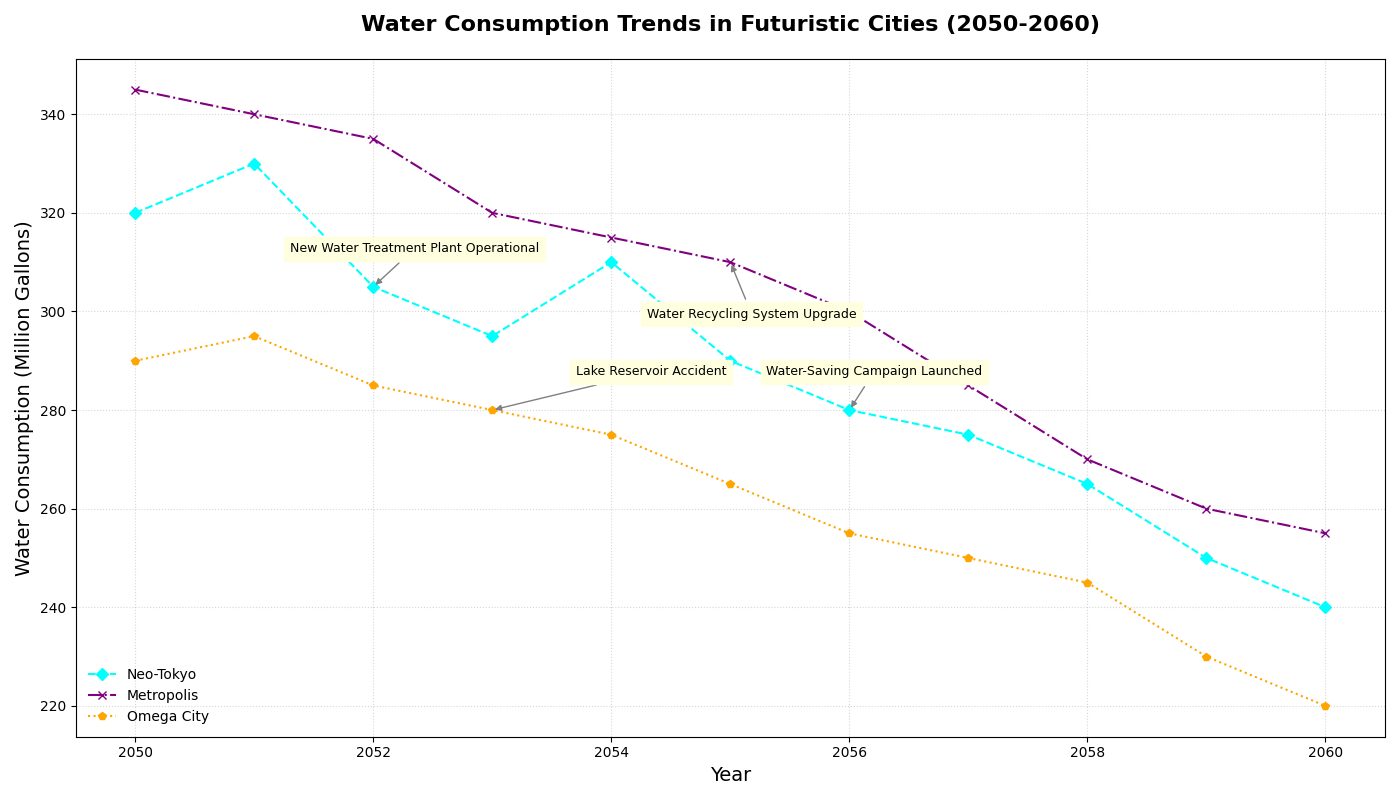

This chart was generated by the following Python code:
import matplotlib.pyplot as plt
import numpy as np

years = np.arange(2050, 2061)

neo_tokyo_consumption = np.array([320, 330, 305, 295, 310, 290, 280, 275, 265, 250, 240])
metropolis_consumption = np.array([345, 340, 335, 320, 315, 310, 300, 285, 270, 260, 255])
omega_city_consumption = np.array([290, 295, 285, 280, 275, 265, 255, 250, 245, 230, 220])

events = {
    "Neo-Tokyo": [(2052, 'New Water Treatment Plant Operational'), (2056, 'Water-Saving Campaign Launched')],
    "Metropolis": [(2055, 'Water Recycling System Upgrade')],
    "Omega City": [(2053, 'Lake Reservoir Accident')]
}

fig, ax = plt.subplots(figsize=(14, 8))

# Colors have been shuffled
ax.plot(years, neo_tokyo_consumption, marker='D', linestyle='--', color='cyan', linewidth=1.5, markersize=6, label='Neo-Tokyo')
ax.plot(years, metropolis_consumption, marker='x', linestyle='-.', color='purple', linewidth=1.5, markersize=6, label='Metropolis')
ax.plot(years, omega_city_consumption, marker='p', linestyle=':', color='orange', linewidth=1.5, markersize=6, label='Omega City')

for city, events_list in events.items():
    for year, event in events_list:
        idx = year - 2050
        if city == "Neo-Tokyo":
            xytext = (-60, 25)
            xy = (year, neo_tokyo_consumption[idx])
        elif city == "Metropolis":
            xytext = (-60, -40)
            xy = (year, metropolis_consumption[idx])
        else:
            xytext = (60, 25)
            xy = (year, omega_city_consumption[idx])

        ax.annotate(event, xy=xy, xytext=xytext, textcoords='offset points', 
                    arrowprops=dict(arrowstyle='-|>', color='gray'), fontsize=9, backgroundcolor='lightyellow')

ax.set_title('Water Consumption Trends in Futuristic Cities (2050-2060)', fontsize=16, fontweight='bold', pad=20)
ax.set_xlabel('Year', fontsize=14)
ax.set_ylabel('Water Consumption (Million Gallons)', fontsize=14)

ax.legend(loc='lower left', fontsize=10, frameon=False)

ax.grid(True, linestyle=':', alpha=0.5)

plt.tight_layout()

plt.show()
